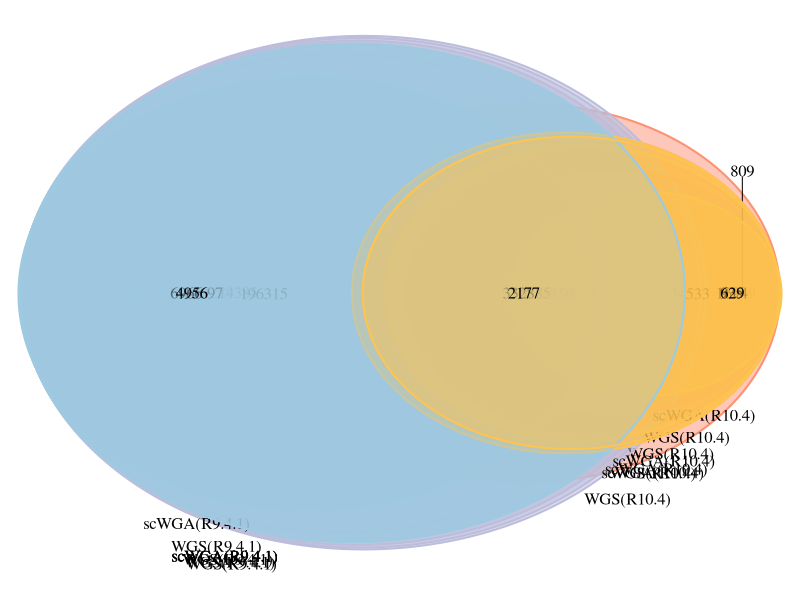
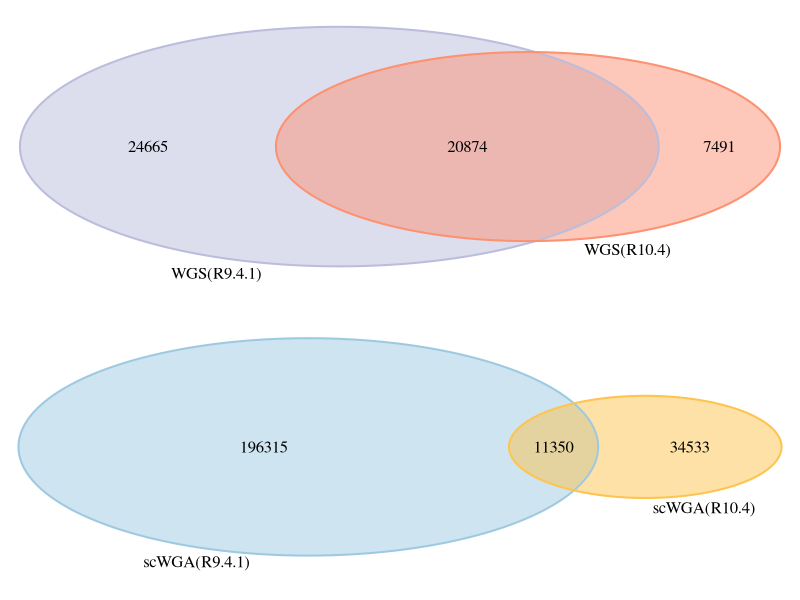
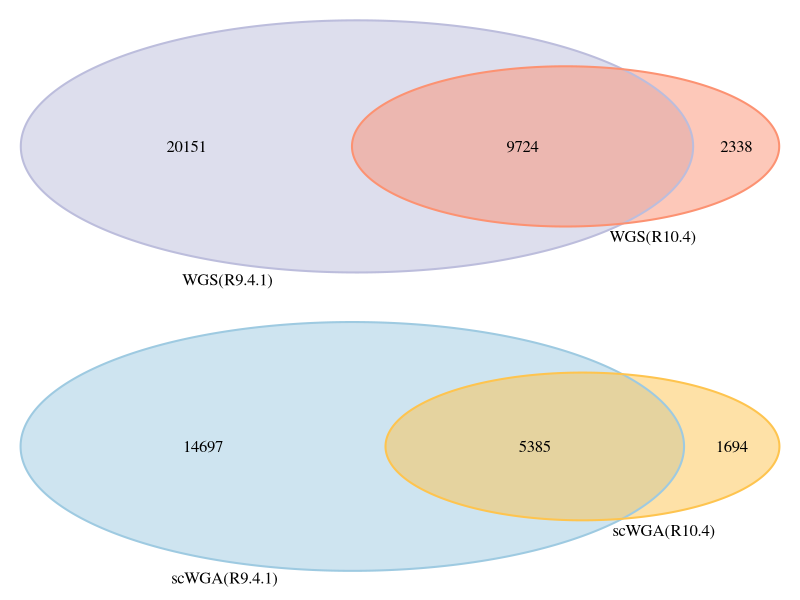
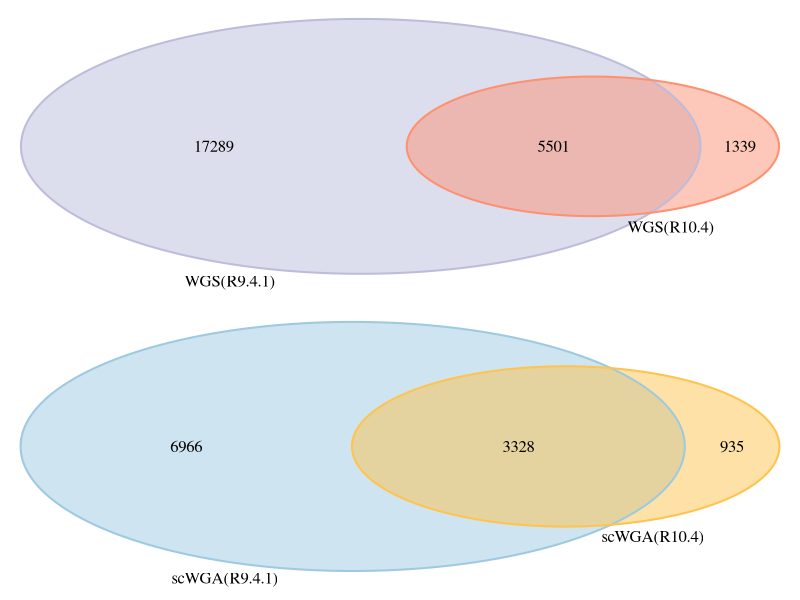
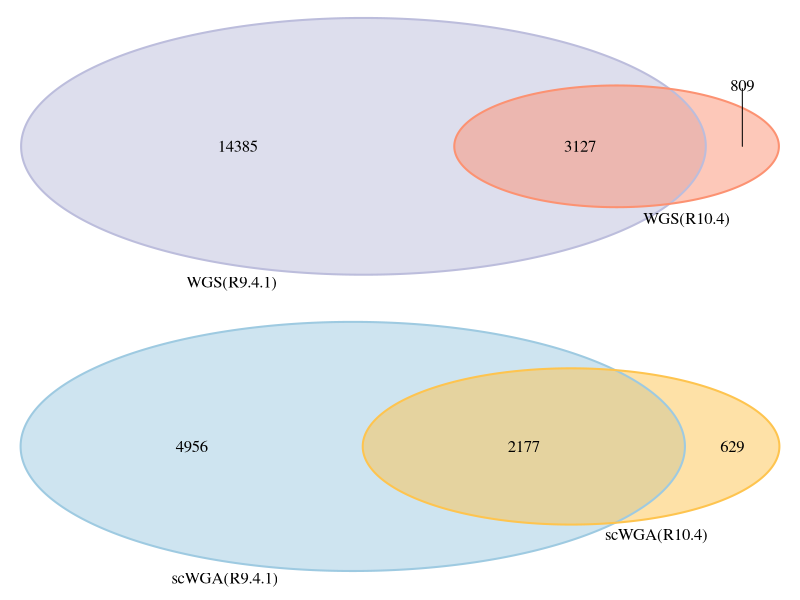

Source code (R) for these figures, in order:
# load Venn diagram package
library(VennDiagram)
library(ggpubr)

# move to new plotting page
grid.newpage()

# create pairwise Venn diagram
pWGS_min2=draw.pairwise.venn(area1=28365, area2=45539,cross.area=20874,
                             category=c("WGS(R10.4)","WGS(R9.4.1)"),fill=c("#fc9272","#bcbddc"),col=c("#fc9272","#bcbddc"),
                             cat.pos = c(-20,20))

pWGS_min3=draw.pairwise.venn(area1=12062, area2=29875,cross.area=9724,
                             category=c("WGS(R10.4)","WGS(R9.4.1)"),fill=c("#fc9272","#bcbddc"),col=c("#fc9272","#bcbddc"),
                             cat.pos = c(-20,20))

pWGS_min4=draw.pairwise.venn(area1=6840, area2=22790,cross.area=5501,
                             category=c("WGS(R10.4)","WGS(R9.4.1)"),fill=c("#fc9272","#bcbddc"),col=c("#fc9272","#bcbddc"),
                             cat.pos = c(-20,20))

pWGS_min5=draw.pairwise.venn(area1=3936, area2=17512,cross.area=3127,
                             category=c("WGS(R10.4)","WGS(R9.4.1)"),fill=c("#fc9272","#bcbddc"),col=c("#fc9272","#bcbddc"),
                             cat.pos = c(-20,20))

pscWGA_min2=draw.pairwise.venn(area1=45883, area2=207665,cross.area=11350,
                               category=c("scWGA(R10.4)","scWGA(R9.4.1)"),fill=c("#fec44f","#9ecae1"),col=c("#fec44f","#9ecae1"),
                               cat.pos = c(-20,20))

pscWGA_min3=draw.pairwise.venn(area1=7079, area2=20082,cross.area=5385,
                               category=c("scWGA(R10.4)","scWGA(R9.4.1)"),fill=c("#fec44f","#9ecae1"),col=c("#fec44f","#9ecae1"),
                               cat.pos = c(-20,20))

pscWGA_min4=draw.pairwise.venn(area1=4263, area2=10294,cross.area=3328,
                               category=c("scWGA(R10.4)","scWGA(R9.4.1)"),fill=c("#fec44f","#9ecae1"),col=c("#fec44f","#9ecae1"),
                               cat.pos = c(-20,20))

pscWGA_min5=draw.pairwise.venn(area1=2806, area2=7133,cross.area=2177,
                               category=c("scWGA(R10.4)","scWGA(R9.4.1)"),fill=c("#fec44f","#9ecae1"),col=c("#fec44f","#9ecae1"),
                               cat.pos = c(-20,20))


p2=ggarrange(pWGS_min2,pscWGA_min2,ncol = 1,nrow = 2)
p2

p3=ggarrange(pWGS_min3,pscWGA_min3,ncol = 1,nrow = 2)
p3          

p4=ggarrange(pWGS_min4,pscWGA_min4,ncol = 1,nrow = 2)
p4

p5=ggarrange(pWGS_min5,pscWGA_min5,ncol = 1,nrow = 2)
p5
